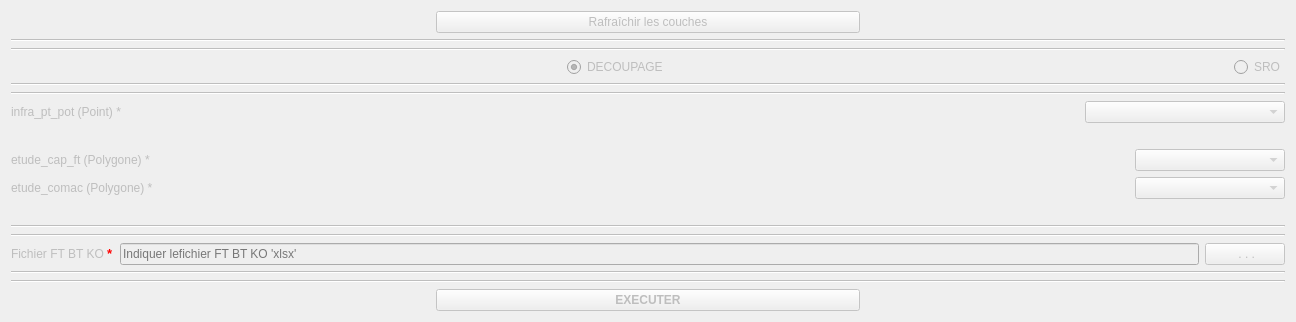
     <widget class="QWidget" name="tab_maj_bd">
      <property name="enabled">
       <bool>false</bool>
      </property>
      <attribute name="title">
       <string>0. MAJ BD</string>
      </attribute>
      <layout class="QGridLayout" name="gridLayout_4">
       <item row="0" column="0">
        <layout class="QVBoxLayout" name="verticalLayout_6">
         <item>
          <layout class="QHBoxLayout" name="horizontalLayout_27">
           <item>
            <spacer name="horizontalSpacer_37">
             <property name="orientation">
              <enum>Qt::Horizontal</enum>
             </property>
             <property name="sizeHint" stdset="0">
              <size>
               <width>40</width>
               <height>20</height>
              </size>
             </property>
            </spacer>
           </item>
           <item>
            <widget class="QPushButton" name="MajrafraichirUi">
             <property name="sizePolicy">
              <sizepolicy hsizetype="Expanding" vsizetype="Fixed">
               <horstretch>0</horstretch>
               <verstretch>0</verstretch>
              </sizepolicy>
             </property>
             <property name="text">
              <string>Rafraîchir les couches</string>
             </property>
            </widget>
           </item>
           <item>
            <spacer name="horizontalSpacer_41">
             <property name="orientation">
              <enum>Qt::Horizontal</enum>
             </property>
             <property name="sizeHint" stdset="0">
              <size>
               <width>40</width>
               <height>20</height>
              </size>
             </property>
            </spacer>
           </item>
          </layout>
         </item>
         <item>
          <widget class="Line" name="line_34">
           <property name="orientation">
            <enum>Qt::Horizontal</enum>
           </property>
          </widget>
         </item>
         <item>
          <widget class="Line" name="line_2">
           <property name="orientation">
            <enum>Qt::Horizontal</enum>
           </property>
          </widget>
         </item>
         <item>
          <layout class="QHBoxLayout" name="horizontalLayout_69">
           <item>
            <spacer name="horizontalSpacer_42">
             <property name="orientation">
              <enum>Qt::Horizontal</enum>
             </property>
             <property name="sizeHint" stdset="0">
              <size>
               <width>556</width>
               <height>20</height>
              </size>
             </property>
            </spacer>
           </item>
           <item>
            <widget class="QRadioButton" name="radioButtonEnAttente_2">
             <property name="enabled">
              <bool>false</bool>
             </property>
             <property name="text">
              <string>DECOUPAGE </string>
             </property>
             <property name="checked">
              <bool>true</bool>
             </property>
            </widget>
           </item>
           <item>
            <spacer name="horizontalSpacer_46">
             <property name="orientation">
              <enum>Qt::Horizontal</enum>
             </property>
             <property name="sizeHint" stdset="0">
              <size>
               <width>556</width>
               <height>20</height>
              </size>
             </property>
            </spacer>
           </item>
           <item>
            <widget class="QRadioButton" name="radioButton_Co_2">
             <property name="enabled">
              <bool>false</bool>
             </property>
             <property name="text">
              <string>SRO</string>
             </property>
            </widget>
           </item>
          </layout>
         </item>
         <item>
          <widget class="Line" name="line_35">
           <property name="orientation">
            <enum>Qt::Horizontal</enum>
           </property>
          </widget>
         </item>
         <item>
          <widget class="Line" name="line_36">
           <property name="orientation">
            <enum>Qt::Horizontal</enum>
           </property>
          </widget>
         </item>
         <item>
          <layout class="QHBoxLayout" name="horizontalLayout_28">
           <item>
            <widget class="QLabel" name="label_19">
             <property name="enabled">
              <bool>false</bool>
             </property>
             <property name="text">
              <string>infra_pt_pot (Point) *</string>
             </property>
            </widget>
           </item>
           <item>
            <spacer name="horizontalSpacer_47">
             <property name="orientation">
              <enum>Qt::Horizontal</enum>
             </property>
             <property name="sizeHint" stdset="0">
              <size>
               <width>40</width>
               <height>20</height>
              </size>
             </property>
            </spacer>
           </item>
           <item>
            <widget class="QComboBox" name="MajcomboBox_infra_pt_pot">
             <property name="minimumSize">
              <size>
               <width>200</width>
               <height>0</height>
              </size>
             </property>
            </widget>
           </item>
          </layout>
         </item>
         <item>
          <spacer name="horizontalSpacer_50">
           <property name="orientation">
            <enum>Qt::Horizontal</enum>
           </property>
           <property name="sizeHint" stdset="0">
            <size>
             <width>40</width>
             <height>20</height>
            </size>
           </property>
          </spacer>
         </item>
         <item>
          <layout class="QHBoxLayout" name="horizontalLayout_37">
           <item>
            <widget class="QLabel" name="label_26">
             <property name="enabled">
              <bool>false</bool>
             </property>
             <property name="text">
              <string>etude_cap_ft (Polygone) *</string>
             </property>
            </widget>
           </item>
           <item>
            <spacer name="horizontalSpacer_58">
             <property name="orientation">
              <enum>Qt::Horizontal</enum>
             </property>
             <property name="sizeHint" stdset="0">
              <size>
               <width>40</width>
               <height>20</height>
              </size>
             </property>
            </spacer>
           </item>
           <item>
            <widget class="QComboBox" name="MajcomboBox_etude_cap_ft">
             <property name="minimumSize">
              <size>
               <width>150</width>
               <height>0</height>
              </size>
             </property>
            </widget>
           </item>
          </layout>
         </item>
         <item>
          <layout class="QHBoxLayout" name="horizontalLayout_29">
           <item>
            <widget class="QLabel" name="label_20">
             <property name="enabled">
              <bool>false</bool>
             </property>
             <property name="text">
              <string>etude_comac (Polygone) *</string>
             </property>
            </widget>
           </item>
           <item>
            <spacer name="horizontalSpacer_51">
             <property name="orientation">
              <enum>Qt::Horizontal</enum>
             </property>
             <property name="sizeHint" stdset="0">
              <size>
               <width>40</width>
               <height>20</height>
              </size>
             </property>
            </spacer>
           </item>
           <item>
            <widget class="QComboBox" name="MajcomboBox_etude_comac">
             <property name="minimumSize">
              <size>
               <width>150</width>
               <height>0</height>
              </size>
             </property>
            </widget>
           </item>
          </layout>
         </item>
         <item>
          <spacer name="horizontalSpacer_53">
           <property name="orientation">
            <enum>Qt::Horizontal</enum>
           </property>
           <property name="sizeHint" stdset="0">
            <size>
             <width>40</width>
             <height>20</height>
            </size>
           </property>
          </spacer>
         </item>
         <item>
          <widget class="Line" name="line_44">
           <property name="orientation">
            <enum>Qt::Horizontal</enum>
           </property>
          </widget>
         </item>
         <item>
          <widget class="Line" name="line_45">
           <property name="orientation">
            <enum>Qt::Horizontal</enum>
           </property>
          </widget>
         </item>
         <item>
          <layout class="QHBoxLayout" name="horizontalLayout_48">
           <item>
            <widget class="QLabel" name="DossierExport_6">
             <property name="enabled">
              <bool>false</bool>
             </property>
             <property name="sizePolicy">
              <sizepolicy hsizetype="Fixed" vsizetype="Fixed">
               <horstretch>0</horstretch>
               <verstretch>0</verstretch>
              </sizepolicy>
             </property>
             <property name="text">
              <string>&lt;html&gt;&lt;head/&gt;&lt;body&gt;&lt;p&gt;Fichier FT BT KO &lt;span style=&quot; font-family:'Sans Serif'; font-size:10pt; font-weight:600; color:#ff0000;&quot;&gt;*&lt;/span&gt;&lt;/p&gt;&lt;/body&gt;&lt;/html&gt;</string>
             </property>
            </widget>
           </item>
           <item>
            <widget class="QLineEdit" name="MajlienCheminFichierExcel">
             <property name="enabled">
              <bool>false</bool>
             </property>
             <property name="sizePolicy">
              <sizepolicy hsizetype="Expanding" vsizetype="Fixed">
               <horstretch>0</horstretch>
               <verstretch>0</verstretch>
              </sizepolicy>
             </property>
             <property name="font">
              <font>
               <pointsize>9</pointsize>
               <weight>50</weight>
               <bold>false</bold>
               <strikeout>false</strikeout>
               <kerning>true</kerning>
              </font>
             </property>
             <property name="placeholderText">
              <string>Indiquer lefichier FT BT KO 'xlsx'</string>
             </property>
            </widget>
           </item>
           <item>
            <widget class="QPushButton" name="MajboutonCheminFichier">
             <property name="enabled">
              <bool>false</bool>
             </property>
             <property name="sizePolicy">
              <sizepolicy hsizetype="Fixed" vsizetype="Fixed">
               <horstretch>0</horstretch>
               <verstretch>0</verstretch>
              </sizepolicy>
             </property>
             <property name="text">
              <string> . . .</string>
             </property>
            </widget>
           </item>
          </layout>
         </item>
         <item>
          <widget class="Line" name="line_49">
           <property name="orientation">
            <enum>Qt::Horizontal</enum>
           </property>
          </widget>
         </item>
         <item>
          <widget class="Line" name="line_56">
           <property name="orientation">
            <enum>Qt::Horizontal</enum>
           </property>
          </widget>
         </item>
         <item>
          <layout class="QHBoxLayout" name="horizontalLayout_34">
           <item>
            <spacer name="horizontalSpacer_54">
             <property name="orientation">
              <enum>Qt::Horizontal</enum>
             </property>
             <property name="sizeHint" stdset="0">
              <size>
               <width>40</width>
               <height>20</height>
              </size>
             </property>
            </spacer>
           </item>
           <item>
            <widget class="QPushButton" name="majBdLanceur">
             <property name="enabled">
              <bool>false</bool>
             </property>
             <property name="sizePolicy">
              <sizepolicy hsizetype="Expanding" vsizetype="Fixed">
               <horstretch>0</horstretch>
               <verstretch>0</verstretch>
              </sizepolicy>
             </property>
             <property name="font">
              <font>
               <weight>75</weight>
               <bold>true</bold>
               <kerning>true</kerning>
              </font>
             </property>
             <property name="text">
              <string>EXECUTER</string>
             </property>
            </widget>
           </item>
           <item>
            <spacer name="horizontalSpacer_55">
             <property name="orientation">
              <enum>Qt::Horizontal</enum>
             </property>
             <property name="sizeHint" stdset="0">
              <size>
               <width>40</width>
               <height>20</height>
              </size>
             </property>
            </spacer>
           </item>
          </layout>
         </item>
        </layout>
       </item>
      </layout>
     </widget>
